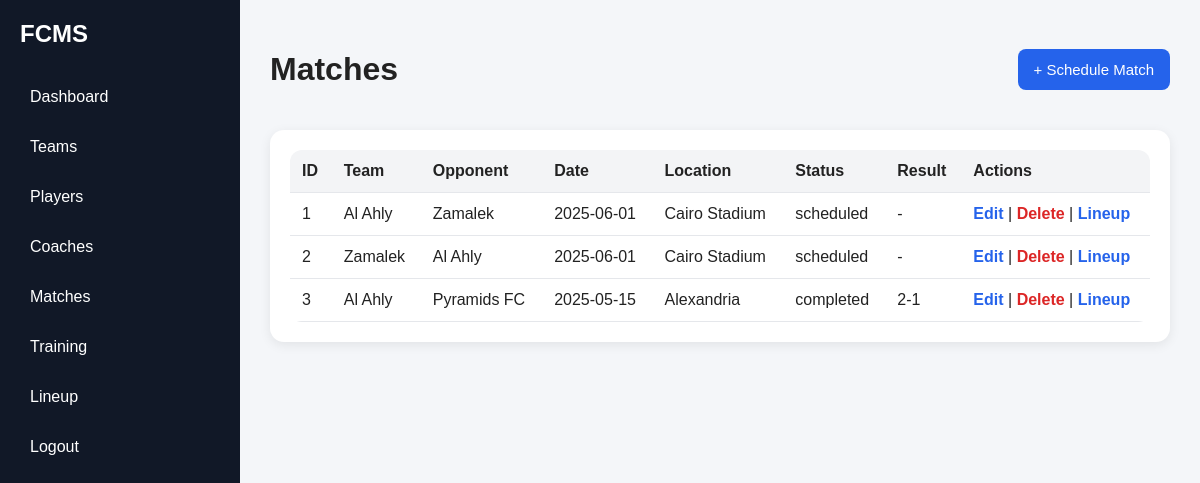
The page /public/index.php?page=matches (signed in) on the database its author committed.
### tables this page shows
CREATE TABLE `matches` (
  `matchId` int(11) NOT NULL,
  `teamId` int(11) DEFAULT NULL,
  `opponent` varchar(100) NOT NULL,
  `matchDate` date NOT NULL,
  `location` varchar(100) DEFAULT NULL,
  `result` varchar(20) DEFAULT NULL,
  `status` enum('scheduled','completed','cancelled') DEFAULT 'scheduled'
);

CREATE TABLE `teams` (
  `teamId` int(11) NOT NULL,
  `teamName` varchar(100) NOT NULL,
  `category` varchar(50) DEFAULT NULL
);

### app/controllers/MatchController.php (called while the page is built, shortened)
<?php
require_once __DIR__ . '/../models/MatchModel.php';
class MatchController extends Controller
{
    private $matchModel;
    public function __construct()
    {
        $this->matchModel = new MatchModel();
    }
    public function index()
    {
        $matches = $this->matchModel->getAllMatches();
        $this->view('matches/index', ['matches' => $matches]);
    }
}

### app/core/Database.php (called while the page is built, shortened)
<?php
class Database
{
    private static $instance = null;
    private $connection;
    private function __construct()
    {
        $this->connection = new mysqli(DB_HOST, DB_USER, DB_PASS, DB_NAME);
        $this->connection->set_charset('utf8mb4');
    }
    public static function getInstance()
    {
        if (self::$instance === null) {
            self::$instance = new Database();
        }
        return self::$instance;
    }
    public function getConnection()
    {
        return $this->connection;
    }
}

### app/core/Model.php (called while the page is built, shortened)
<?php
require_once __DIR__ . '/Database.php';
class Model
{
    public function __construct()
    {
        $this->db = Database::getInstance()->getConnection();
    }
}

### app/models/MatchModel.php (called while the page is built, shortened)
<?php
require_once __DIR__ . '/../core/Model.php';
class MatchModel extends Model
{
    public function getAllMatches()
    {
        $sql = "SELECT m.*, t.teamName
                FROM matches m
                LEFT JOIN teams t ON m.teamId = t.teamId
                ORDER BY m.matchDate DESC";
        $result = $this->db->query($sql);
        $matches = [];
        if ($result && $result->num_rows > 0) {
            while ($row = $result->fetch_assoc()) {
                $matches[] = $row;
            }
        }
        return $matches;
    }
}

### app/views/matches/index.php (the view, shortened to what this page needs)
<!DOCTYPE html>
<html lang="en">
<head>
    <link rel="stylesheet" href="<?php echo BASE_URL; ?>css/style.css">
</head>
<body>
    <div class="layout">
        <aside class="sidebar">
            <h2>FCMS</h2>
            <ul>
                <li><a href="<?php echo BASE_URL; ?>index.php?page=dashboard">Dashboard</a></li>
                <li><a href="<?php echo BASE_URL; ?>index.php?page=teams">Teams</a></li>
                <li><a href="<?php echo BASE_URL; ?>index.php?page=players">Players</a></li>
                <li><a href="<?php echo BASE_URL; ?>index.php?page=coaches">Coaches</a></li>
                <li><a href="<?php echo BASE_URL; ?>index.php?page=matches">Matches</a></li>
                <li><a href="<?php echo BASE_URL; ?>index.php?page=training">Training</a></li>
                <li><a href="<?php echo BASE_URL; ?>index.php?page=lineup&action=show">Lineup</a></li>
                <li><a href="<?php echo BASE_URL; ?>index.php?page=logout">Logout</a></li>
            </ul>
        </aside>
        <main class="content">
            <div class="page-header">
                <h1>Matches</h1>
                <a class="btn-primary btn-link" href="<?php echo BASE_URL; ?>index.php?page=matches&action=create">+ Schedule Match</a>
            </div>
            <div class="table-container">
                <table class="data-table">
                    <thead>
                        <tr>
                            <th>ID</th>
                            <th>Team</th>
                            <th>Opponent</th>
                            <th>Date</th>
                            <th>Location</th>
                            <th>Status</th>
                            <th>Result</th>
                            <th>Actions</th>
                        </tr>
                    </thead>
                    <tbody>
                        <?php if (!empty($matches)): ?>
                            <?php foreach ($matches as $match): ?>
                                <tr>
                                    <td><?php echo htmlspecialchars($match['matchId']); ?></td>
                                    <td><?php echo htmlspecialchars($match['teamName'] ?? '-'); ?></td>
                                    <td><?php echo htmlspecialchars($match['opponent']); ?></td>
                                    <td><?php echo htmlspecialchars($match['matchDate']); ?></td>
                                    <td><?php echo htmlspecialchars($match['location'] ?? '-'); ?></td>
                                    <td><?php echo htmlspecialchars($match['status']); ?></td>
                                    <td><?php echo htmlspecialchars($match['result'] ?: '-'); ?></td>
                                    <td class="actions">
                                        <a class="text-blue" href="<?php echo BASE_URL; ?>index.php?page=matches&action=edit&id=<?php echo $match['matchId']; ?>">Edit</a>
                                        |
                                        <a class="text-red" href="<?php echo BASE_URL; ?>index.php?page=matches&action=delete&id=<?php echo $match['matchId']; ?>">Delete</a>
                                        |
                                        <a class="text-blue" href="<?php echo BASE_URL; ?>index.php?page=lineup&action=show&matchId=<?php echo $match['matchId']; ?>">Lineup</a>
                                    </td>
                                </tr>
                            <?php endforeach; ?>
                        <?php else: ?>
                            <tr>
                                <td colspan="8">No matches found.</td>
                            </tr>
                        <?php endif; ?>
                    </tbody>
                </table>
            </div>
        </main>
    </div>
</body>
</html>

### public/css/style.css (style rules this page uses)
* { box-sizing: border-box; font-family: Arial, sans-serif; }
body { margin: 0; background: #f4f6f9; color: #222; }
.btn-primary, .btn-secondary { display: inline-block; border: none; color: white; padding: 12px 16px; border-radius: 8px; cursor: pointer; font-size: 15px; text-decoration: none; }
.btn-primary { background: #2563eb; }
.layout { display: flex; min-height: 100vh; }
.sidebar { width: 240px; background: #111827; color: white; padding: 20px; flex-shrink: 0; }
.sidebar h2 { margin-top: 0; margin-bottom: 30px; }
.sidebar ul { padding: 0; list-style: none; }
.sidebar li { margin-bottom: 12px; }
.sidebar a { color: white; text-decoration: none; display: block; padding: 10px; border-radius: 8px; }
.content { flex: 1; padding: 30px; }
.card, .table-container, .form-container { background: white; padding: 20px; border-radius: 14px; box-shadow: 0 3px 12px rgba(0,0,0,0.08); }
.page-header { display: flex; align-items: center; justify-content: space-between; margin-bottom: 20px; }
.data-table { width: 100%; border-collapse: collapse; }
.data-table th, .data-table td { padding: 12px; border-bottom: 1px solid #e5e7eb; text-align: left; }
.data-table th { background: #f8fafc; }
.actions a, .text-blue, .text-red { text-decoration: none; font-weight: bold; }
.text-blue { color: #2563eb; }
.text-red { color: #dc2626; }
.data-table { width: 100%; border-collapse: collapse; background: white; border-radius: 12px; overflow: hidden; }
.data-table th { background: #f3f4f6; }

### rows shown on the page
matches: matchId "1", teamId.teamName "Al Ahly", opponent "Zamalek", matchDate "2025-06-01", location "Cairo Stadium", status "scheduled", result "-"
matches: matchId "2", teamId.teamName "Zamalek", opponent "Al Ahly", matchDate "2025-06-01", location "Cairo Stadium", status "scheduled", result "-"
matches: matchId "3", teamId.teamName "Al Ahly", opponent "Pyramids FC", matchDate "2025-05-15", location "Alexandria", status "completed", result "2-1"
